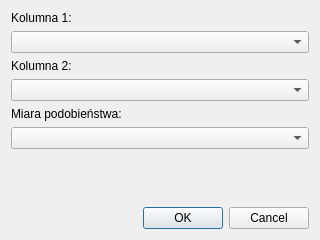
<?xml version="1.0" encoding="UTF-8"?>
<ui version="4.0">
 <class>Dialog</class>
 <widget class="QDialog" name="Dialog">
  <property name="geometry">
   <rect>
    <x>0</x>
    <y>0</y>
    <width>320</width>
    <height>240</height>
   </rect>
  </property>
  <property name="windowTitle">
   <string>Opcje</string>
  </property>
  <layout class="QVBoxLayout" name="verticalLayout_2">
   <item>
    <layout class="QVBoxLayout" name="verticalLayout">
     <item>
      <widget class="QLabel" name="label">
       <property name="text">
        <string>Kolumna 1:</string>
       </property>
      </widget>
     </item>
     <item>
      <widget class="QComboBox" name="columnName1Combobox"/>
     </item>
     <item>
      <widget class="QLabel" name="label_2">
       <property name="text">
        <string>Kolumna 2:</string>
       </property>
      </widget>
     </item>
     <item>
      <widget class="QComboBox" name="columnName2Combobox"/>
     </item>
     <item>
      <widget class="QLabel" name="label_3">
       <property name="text">
        <string>Miara podobieństwa:</string>
       </property>
      </widget>
     </item>
     <item>
      <widget class="QComboBox" name="similarityMetricsCombobox"/>
     </item>
    </layout>
   </item>
   <item>
    <spacer name="verticalSpacer">
     <property name="orientation">
      <enum>Qt::Vertical</enum>
     </property>
     <property name="sizeHint" stdset="0">
      <size>
       <width>20</width>
       <height>40</height>
      </size>
     </property>
    </spacer>
   </item>
   <item>
    <widget class="QDialogButtonBox" name="buttonBox">
     <property name="orientation">
      <enum>Qt::Horizontal</enum>
     </property>
     <property name="standardButtons">
      <set>QDialogButtonBox::Cancel|QDialogButtonBox::Ok</set>
     </property>
    </widget>
   </item>
  </layout>
 </widget>
 <resources/>
 <connections>
  <connection>
   <sender>buttonBox</sender>
   <signal>accepted()</signal>
   <receiver>Dialog</receiver>
   <slot>accept()</slot>
   <hints>
    <hint type="sourcelabel">
     <x>248</x>
     <y>254</y>
    </hint>
    <hint type="destinationlabel">
     <x>157</x>
     <y>274</y>
    </hint>
   </hints>
  </connection>
  <connection>
   <sender>buttonBox</sender>
   <signal>rejected()</signal>
   <receiver>Dialog</receiver>
   <slot>reject()</slot>
   <hints>
    <hint type="sourcelabel">
     <x>316</x>
     <y>260</y>
    </hint>
    <hint type="destinationlabel">
     <x>286</x>
     <y>274</y>
    </hint>
   </hints>
  </connection>
 </connections>
</ui>
